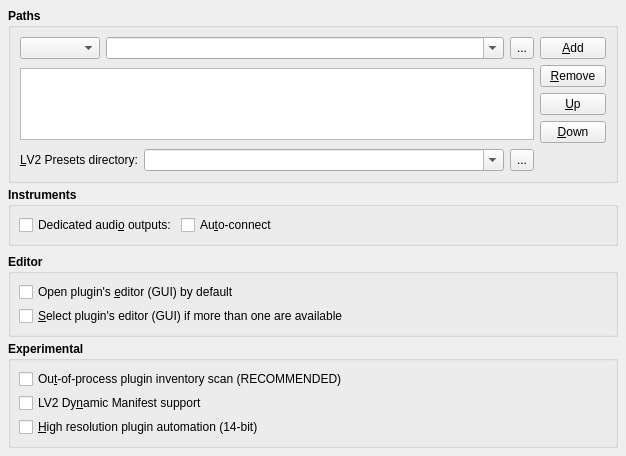
     <widget class="QWidget" name="PluginsTabPage">
      <attribute name="title">
       <string>&amp;Plugins</string>
      </attribute>
      <layout class="QVBoxLayout">
       <property name="spacing">
        <number>4</number>
       </property>
       <property name="margin">
        <number>8</number>
       </property>
       <item>
        <widget class="QGroupBox" name="PluginsPathsGroupBox">
         <property name="font">
          <font>
           <weight>75</weight>
           <bold>true</bold>
          </font>
         </property>
         <property name="title">
          <string>Paths</string>
         </property>
         <property name="flat">
          <bool>true</bool>
         </property>
         <layout class="QGridLayout">
          <item row="0" column="0" colspan="2">
           <layout class="QHBoxLayout">
            <item>
             <widget class="QComboBox" name="PluginTypeComboBox">
              <property name="maximumSize">
               <size>
                <width>80</width>
                <height>16777215</height>
               </size>
              </property>
              <property name="font">
               <font>
                <weight>50</weight>
                <bold>false</bold>
               </font>
              </property>
              <property name="toolTip">
               <string>Plugin type</string>
              </property>
             </widget>
            </item>
            <item>
             <widget class="QComboBox" name="PluginPathComboBox">
              <property name="minimumSize">
               <size>
                <width>320</width>
                <height>0</height>
               </size>
              </property>
              <property name="font">
               <font>
                <weight>50</weight>
                <bold>false</bold>
               </font>
              </property>
              <property name="toolTip">
               <string>Plugin path</string>
              </property>
              <property name="editable">
               <bool>true</bool>
              </property>
             </widget>
            </item>
            <item>
             <widget class="QToolButton" name="PluginPathBrowseToolButton">
              <property name="minimumSize">
               <size>
                <width>22</width>
                <height>22</height>
               </size>
              </property>
              <property name="maximumSize">
               <size>
                <width>24</width>
                <height>24</height>
               </size>
              </property>
              <property name="font">
               <font>
                <weight>50</weight>
                <bold>false</bold>
               </font>
              </property>
              <property name="toolTip">
               <string>Browse plugin path</string>
              </property>
              <property name="text">
               <string>...</string>
              </property>
              <property name="icon">
               <iconset resource="qtractor.qrc">:/images/fileOpen.png</iconset>
              </property>
             </widget>
            </item>
            <item>
             <widget class="QToolButton" name="PluginPathAddToolButton">
              <property name="minimumSize">
               <size>
                <width>66</width>
                <height>22</height>
               </size>
              </property>
              <property name="maximumSize">
               <size>
                <width>60</width>
                <height>24</height>
               </size>
              </property>
              <property name="font">
               <font>
                <weight>50</weight>
                <bold>false</bold>
               </font>
              </property>
              <property name="toolTip">
               <string>Add plugin path</string>
              </property>
              <property name="text">
               <string>&amp;Add</string>
              </property>
              <property name="toolButtonStyle">
               <enum>Qt::ToolButtonTextBesideIcon</enum>
              </property>
             </widget>
            </item>
           </layout>
          </item>
          <item row="1" column="0" rowspan="3">
           <widget class="QListWidget" name="PluginPathListWidget">
            <property name="maximumSize">
             <size>
              <width>32767</width>
              <height>72</height>
             </size>
            </property>
            <property name="font">
             <font>
              <weight>50</weight>
              <bold>false</bold>
             </font>
            </property>
            <property name="statusTip">
             <string>Plugin paths</string>
            </property>
            <property name="alternatingRowColors">
             <bool>true</bool>
            </property>
            <property name="selectionBehavior">
             <enum>QAbstractItemView::SelectRows</enum>
            </property>
            <property name="uniformItemSizes">
             <bool>true</bool>
            </property>
           </widget>
          </item>
          <item row="1" column="1">
           <widget class="QToolButton" name="PluginPathRemoveToolButton">
            <property name="minimumSize">
             <size>
              <width>66</width>
              <height>22</height>
             </size>
            </property>
            <property name="maximumSize">
             <size>
              <width>60</width>
              <height>24</height>
             </size>
            </property>
            <property name="font">
             <font>
              <weight>50</weight>
              <bold>false</bold>
             </font>
            </property>
            <property name="toolTip">
             <string>Remove plugin path</string>
            </property>
            <property name="text">
             <string>&amp;Remove</string>
            </property>
            <property name="toolButtonStyle">
             <enum>Qt::ToolButtonTextBesideIcon</enum>
            </property>
           </widget>
          </item>
          <item row="2" column="1">
           <widget class="QToolButton" name="PluginPathUpToolButton">
            <property name="minimumSize">
             <size>
              <width>66</width>
              <height>22</height>
             </size>
            </property>
            <property name="maximumSize">
             <size>
              <width>60</width>
              <height>24</height>
             </size>
            </property>
            <property name="font">
             <font>
              <weight>50</weight>
              <bold>false</bold>
             </font>
            </property>
            <property name="toolTip">
             <string>Move up path</string>
            </property>
            <property name="text">
             <string>&amp;Up</string>
            </property>
            <property name="toolButtonStyle">
             <enum>Qt::ToolButtonTextBesideIcon</enum>
            </property>
           </widget>
          </item>
          <item row="3" column="1">
           <widget class="QToolButton" name="PluginPathDownToolButton">
            <property name="minimumSize">
             <size>
              <width>66</width>
              <height>22</height>
             </size>
            </property>
            <property name="maximumSize">
             <size>
              <width>60</width>
              <height>24</height>
             </size>
            </property>
            <property name="font">
             <font>
              <weight>50</weight>
              <bold>false</bold>
             </font>
            </property>
            <property name="toolTip">
             <string>Move up path</string>
            </property>
            <property name="text">
             <string>&amp;Down</string>
            </property>
            <property name="toolButtonStyle">
             <enum>Qt::ToolButtonTextBesideIcon</enum>
            </property>
           </widget>
          </item>
          <item row="4" column="0">
           <layout class="QHBoxLayout">
            <item>
             <widget class="QLabel" name="Lv2PresetDirLabel">
              <property name="font">
               <font>
                <weight>50</weight>
                <bold>false</bold>
               </font>
              </property>
              <property name="text">
               <string>&amp;LV2 Presets directory:</string>
              </property>
              <property name="buddy">
               <cstring>Lv2PresetDirComboBox</cstring>
              </property>
             </widget>
            </item>
            <item>
             <widget class="QComboBox" name="Lv2PresetDirComboBox">
              <property name="minimumSize">
               <size>
                <width>360</width>
                <height>0</height>
               </size>
              </property>
              <property name="font">
               <font>
                <weight>50</weight>
                <bold>false</bold>
               </font>
              </property>
              <property name="toolTip">
               <string>LV2 Presets directory (default: ~/.lv2)</string>
              </property>
              <property name="editable">
               <bool>true</bool>
              </property>
             </widget>
            </item>
            <item>
             <widget class="QToolButton" name="Lv2PresetDirToolButton">
              <property name="minimumSize">
               <size>
                <width>22</width>
                <height>22</height>
               </size>
              </property>
              <property name="maximumSize">
               <size>
                <width>24</width>
                <height>24</height>
               </size>
              </property>
              <property name="font">
               <font>
                <weight>50</weight>
                <bold>false</bold>
               </font>
              </property>
              <property name="toolTip">
               <string>Browse LV2 Presets directory</string>
              </property>
              <property name="text">
               <string>...</string>
              </property>
              <property name="icon">
               <iconset resource="qtractor.qrc">:/images/fileOpen.png</iconset>
              </property>
             </widget>
            </item>
           </layout>
          </item>
         </layout>
        </widget>
       </item>
       <item>
        <widget class="QGroupBox" name="PluginsInstrumentsGroupBox">
         <property name="font">
          <font>
           <weight>75</weight>
           <bold>true</bold>
          </font>
         </property>
         <property name="title">
          <string>Instruments</string>
         </property>
         <property name="flat">
          <bool>true</bool>
         </property>
         <layout class="QGridLayout">
          <property name="margin">
           <number>8</number>
          </property>
          <property name="spacing">
           <number>4</number>
          </property>
          <item row="0" column="0">
           <widget class="QCheckBox" name="AudioOutputBusCheckBox">
            <property name="font">
             <font>
              <weight>50</weight>
              <bold>false</bold>
             </font>
            </property>
            <property name="toolTip">
             <string>Whether to have separate audio output ports</string>
            </property>
            <property name="text">
             <string>Dedicated audi&amp;o outputs:</string>
            </property>
           </widget>
          </item>
          <item row="0" column="1">
           <widget class="QCheckBox" name="AudioOutputAutoConnectCheckBox">
            <property name="font">
             <font>
              <weight>50</weight>
              <bold>false</bold>
             </font>
            </property>
            <property name="toolTip">
             <string>Whether to auto-connect dedicated audio output ports</string>
            </property>
            <property name="text">
             <string>Au&amp;to-connect</string>
            </property>
           </widget>
          </item>
          <item row="0" column="2">
           <spacer>
            <property name="orientation">
             <enum>Qt::Horizontal</enum>
            </property>
            <property name="sizeHint">
             <size>
              <width>20</width>
              <height>20</height>
             </size>
            </property>
           </spacer>
          </item>
         </layout>
        </widget>
       </item>
       <item>
        <spacer>
         <property name="orientation">
          <enum>Qt::Vertical</enum>
         </property>
         <property name="sizeHint">
          <size>
           <width>20</width>
           <height>4</height>
          </size>
         </property>
        </spacer>
       </item>
       <item>
        <widget class="QGroupBox" name="PluginsEditorGroupBox">
         <property name="font">
          <font>
           <weight>75</weight>
           <bold>true</bold>
          </font>
         </property>
         <property name="title">
          <string>Editor</string>
         </property>
         <property name="flat">
          <bool>true</bool>
         </property>
         <layout class="QGridLayout">
          <property name="margin">
           <number>8</number>
          </property>
          <property name="spacing">
           <number>4</number>
          </property>
          <item row="0" column="0" colspan="3">
           <widget class="QCheckBox" name="OpenEditorCheckBox">
            <property name="font">
             <font>
              <weight>50</weight>
              <bold>false</bold>
             </font>
            </property>
            <property name="toolTip">
             <string>Whether to open plugin's editor (GUI) by default</string>
            </property>
            <property name="text">
             <string>Open plugin's &amp;editor (GUI) by default</string>
            </property>
           </widget>
          </item>
          <item row="1" column="0" colspan="3">
           <widget class="QCheckBox" name="QueryEditorTypeCheckBox">
            <property name="font">
             <font>
              <weight>50</weight>
              <bold>false</bold>
             </font>
            </property>
            <property name="toolTip">
             <string>Whether to select plugin's editor (GUI) if more than one are available</string>
            </property>
            <property name="text">
             <string>&amp;Select plugin's editor (GUI) if more than one are available</string>
            </property>
           </widget>
          </item>
         </layout>
        </widget>
       </item>
       <item>
        <widget class="QGroupBox" name="PluginsExperimentalGroupBox">
         <property name="font">
          <font>
           <weight>75</weight>
           <bold>true</bold>
          </font>
         </property>
         <property name="title">
          <string>Experimental</string>
         </property>
         <property name="flat">
          <bool>true</bool>
         </property>
         <layout class="QGridLayout">
          <property name="margin">
           <number>8</number>
          </property>
          <property name="spacing">
           <number>4</number>
          </property>
          <item row="0" column="0" colspan="3">
           <widget class="QCheckBox" name="DummyPluginScanCheckBox">
            <property name="font">
             <font>
              <weight>50</weight>
              <bold>false</bold>
             </font>
            </property>
            <property name="toolTip">
             <string>Whether to use out-of-process plugin inventory scan and cache for persistence</string>
            </property>
            <property name="text">
             <string>Ou&amp;t-of-process plugin inventory scan (RECOMMENDED)</string>
            </property>
           </widget>
          </item>
          <item row="1" column="0" colspan="3">
           <widget class="QCheckBox" name="Lv2DynManifestCheckBox">
            <property name="font">
             <font>
              <weight>50</weight>
              <bold>false</bold>
             </font>
            </property>
            <property name="toolTip">
             <string>Whether LV2 Dynamic Manifest plugins are supported</string>
            </property>
            <property name="text">
             <string>LV2 Dy&amp;namic Manifest support</string>
            </property>
           </widget>
          </item>
          <item row="2" column="0" colspan="3">
           <widget class="QCheckBox" name="SaveCurve14bitCheckBox">
            <property name="font">
             <font>
              <weight>50</weight>
              <bold>false</bold>
             </font>
            </property>
            <property name="toolTip">
             <string>Whether to save plugin automation with higher resolution (14-bit)</string>
            </property>
            <property name="text">
             <string>&amp;High resolution plugin automation (14-bit)</string>
            </property>
           </widget>
          </item>
         </layout>
        </widget>
       </item>
      </layout>
     </widget>
